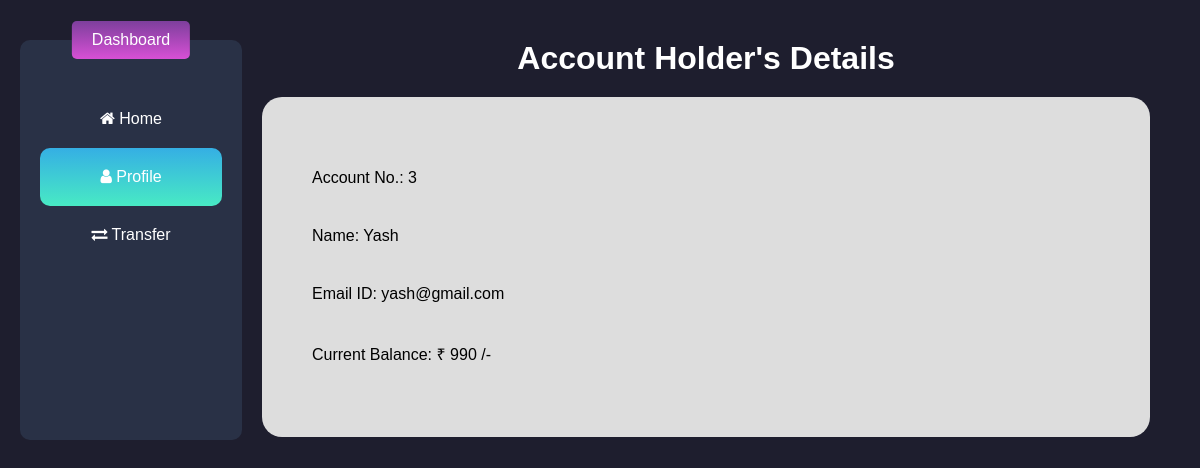
The app's page /profile/3, older data.
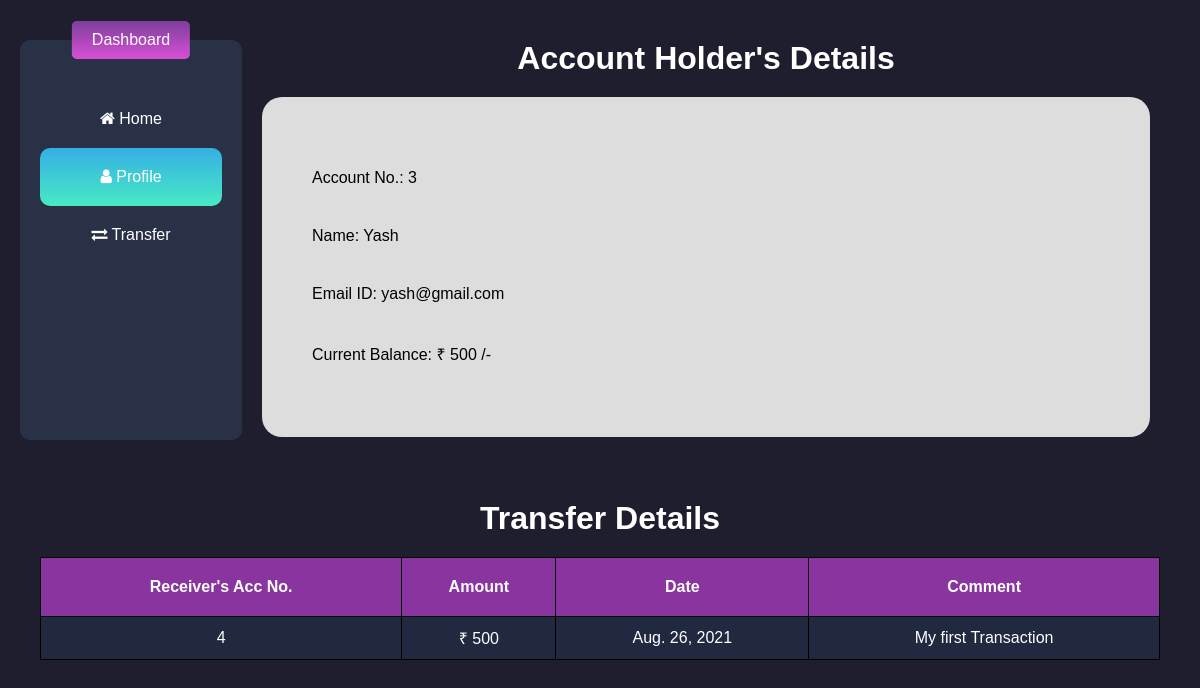
The same page, newer data.
### bank/models.py (models this page shows, shortened)
class Customers(models.Model):
    cust_id=models.AutoField
    cust_name=models.CharField(max_length=20)
    cust_email=models.EmailField(max_length=100)
    cust_balance=models.IntegerField()

class Transfer(models.Model):
    sender=models.IntegerField()
    receiver=models.IntegerField()
    bal=models.IntegerField()
    comment=models.CharField(max_length=20)
    status=models.CharField(max_length=20)
    date = models.DateField(default=datetime.now)

### bank/views.py (the view)
# urls.py: path('profile/<int:acc>',views.profile,name="Profile"),
def profile(request, acc):
    profile=Customers.objects.filter(id=acc)
    history=Transfer.objects.filter(sender=acc, status="Success")
    return render(request, 'profile.html',{'profile': profile, 'transferhistory':history})

### bank/templates/profile.html (shortened to what this page needs)
<!DOCTYPE html>
<html lang="en">
<head>
    <link rel="stylesheet" href="/static/css/index.css">
    <link rel="stylesheet" href="https://cdnjs.cloudflare.com/ajax/libs/font-awesome/4.7.0/css/font-awesome.min.css">
</head>
<body>
    <div class="main-container">
        <div class="dashboard">
            <p class="dashboard-heading">Dashboard</p>
            <ul class="dashboard-details">
                <a href="/">
                    <li><span><i class="fa fa-home" aria-hidden="true"></i></span> Home</li>
                </a>
                <a href="#">
                    <li class="active"><span><i class="fa fa-user" aria-hidden="true"></i></span> Profile</li>
                </a>
                <a href="/transfer/">
                    <li><span><i class="fa fa-exchange" aria-hidden="true"></i></span> Transfer</li>
                </a>
            </ul>
        </div>
        <div class="container">
            <h1 class="detail-heading">Account Holder's Details</h1>
            <div class="profile">
                {% if profile %}
                {% for i in profile %}
                <ul>
                    <li>Account No.: {{i.id}}</li>
                    <li>Name: {{i.cust_name}}</li>
                    <li>Email ID: {{i.cust_email}}</li>
                    <li>Current Balance: &#x20B9; {{i.cust_balance}} /-</li>
                </ul>
                {% endfor %}
                {% else %}
                <h1 class="result">No results found</h1>
                {% endif %}
            </div>
        </div>
    </div>
    {% if transferhistory %}
    <div class="transfer-table">
        <h1 class="detail-heading">Transfer Details</h1>
        <table>
            <thead>
                <tr>
                    <th>Receiver's Acc No.</th>
                    <th>Amount</th>
                    <th>Date</th>
                    <th>Comment</th>
                </tr>
            </thead>
            <tbody id="tbody">
                {% for i in transferhistory %}
                <tr>
                    <td>{{i.receiver}}</td>
                    <td>&#x20B9; {{i.bal}}</td>
                    <td>{{i.date}}</td>
                    <td>{{i.comment}}</td>
                </tr>
                {% endfor %}
            </tbody>
        </table>
    </div>
    {% endif %}
</body>
</html>

### bank/static/css/index.css (style rules this page uses)
* { box-sizing: border-box; font-family: arial, sans-serif; }
body { margin: 0; padding: 0; background-color: #1E1E2E; }
.main-container { display: flex; flex-direction: row; }
.dashboard { width: 20%; height: 400px; margin: 40px 20px; background-color: #293146; position: relative; border-radius: 10px; }
.dashboard-heading { position: absolute; color: white; background-image: linear-gradient(#7D3F9C, #D750D5); text-align: center; padding: 10px 20px; border-radius: 5px; left: 50%; top: -35px; transform: translate(-50%,0); }
.dashboard-details { padding: 0; margin: 50px 20px; height: 400px; }
.dashboard-details a { text-decoration: none; }
.dashboard-details li { list-style-type: none; text-align: center; padding: 20px 0; border-radius: 10px; color: white; }
.dashboard-details .active { background-image: linear-gradient(#35AFE4, #48EAC4); }
.detail-heading { margin: 20px 0; text-align: center; color: white; }
.container { margin: 20px 50px 20px 0; width: 80%; }
table { width: 100%; border-collapse: collapse; background-color: #202940; color: white; }
td, th { text-align: center; border: 1px solid black; }
td { padding: 10px 0; }
th { padding: 20px 0; }
thead { background-color: #8A359F; }
.profile { width: 100%; background-color: #dddddd; height: 340px; border-radius: 20px; display: flex; flex-direction: column; position: relative; }
.profile ul { display: flex; flex-direction: column; justify-content: center; height: 100%; padding: 0; margin: 20px 50px; }
.profile li { list-style-type: none; padding: 20px 0; }
.transfer-table { width: calc(100% - 80px); margin: 0 40px 40px 40px; }

Row changes from the older to the newer data that the page shows:
changed Customers "Yash": cust_balance "990" → "500"
added Transfer: receiver "4", bal "500", date "Aug. 26, 2021", comment "My first Transaction"
Text that changed along with them:
text now shown: "Transfer Details Receiver's Acc No. Amount Date Comment"
